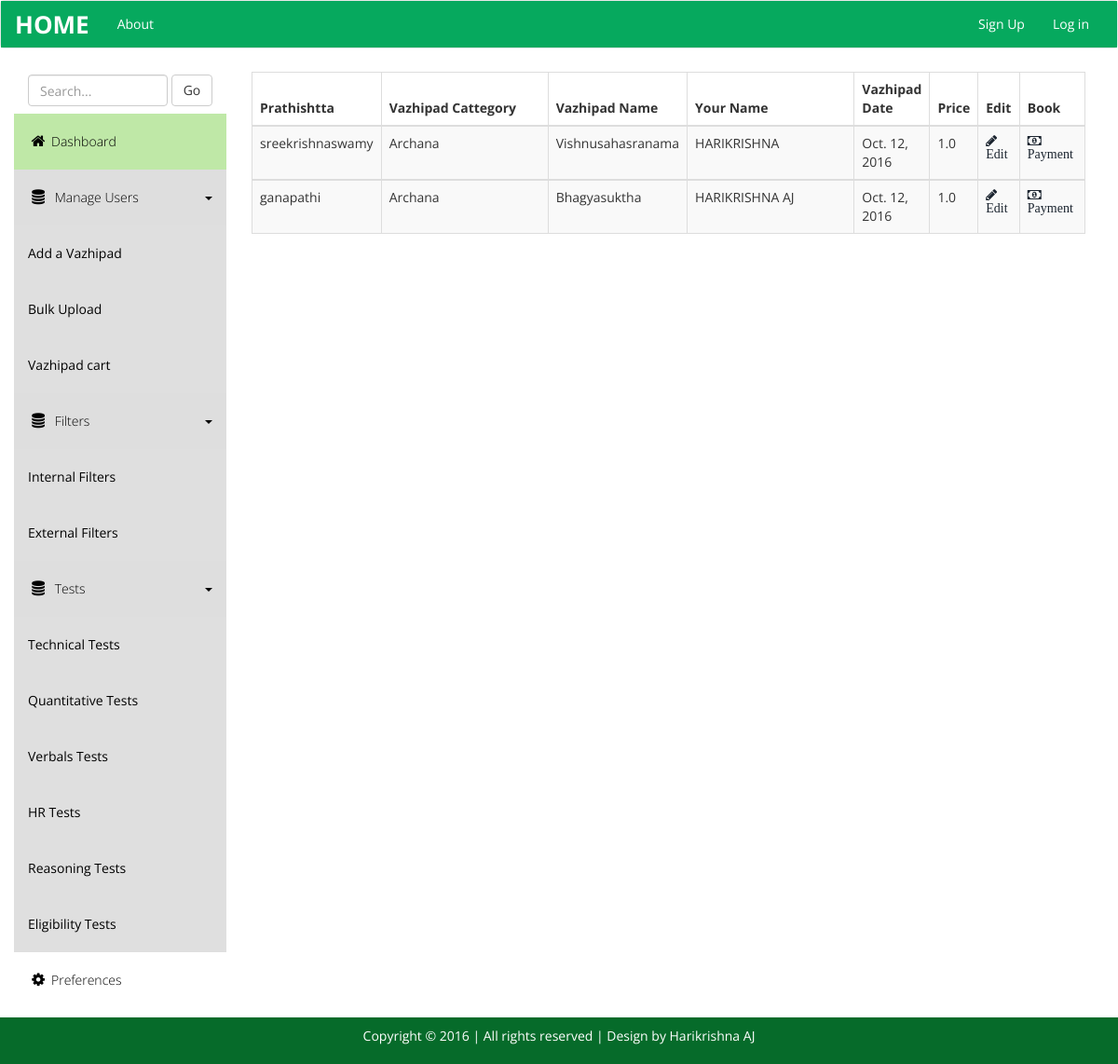
Page /register/list/ on the committed database.
### registration/models.py (models this page shows)
class Student(models.Model):
    aums_id = models.CharField(_('Prathishtta'),  max_length=32, choices=Prathishtta, blank=False, unique=True,primary_key=True)
    name = models.CharField(_('Vazhipad cattegory'), max_length=32, choices=Vazhipad_cattegory,blank=True, null=True)
    curr_course = models.CharField(_('Vazhipad'), max_length=32,choices= Archana ,blank=True, null=True,
                                  validators=[RegexValidator(regex='^[A-Za-z]*$')])
    branch = models.CharField(_('Your Name'), max_length=32, blank=True, null=True)
    tenth_mark = models.DateField(_('Vazhipad Date'), null=True)
    twelth_mark = models.FloatField( _('Price'), blank=True, null=True)
    Objects = StudentManager()

### registration/views.py (the view)
class StudentListView(LoginRequiredMixin,ListView):
    template_name = 'register/cirstaff/list.html'
    def get_queryset(self):
        return Student.Objects.all()

### registration/templates/register/cirstaff/list.html
{% extends "static/base_dash.html" %}
{% load staticfiles %}
{% block body %}
<div class="container">
    <div class="templatemo-content-wrapper">
        <div class="templatemo-content">
  <div class="row">
      <div class="table-responsive">
          <table class="table table-bordered table-striped table-hover d">
              {% if object_list %}
              <thead>
                  <tr>
                        <th>Prathishtta</th>
                        <th style="width:180px">Vazhipad Cattegory</th>
                        <th>Vazhipad Name</th>
                        <th style="width:180px">Your Name</th>
                       <th>Vazhipad Date</th>
                        <th>Price</th>
                        <th>Edit</th>
                        <th>Book</th>
                  </tr>
              </thead>
              <tbody>
              {% for student in object_list %}
              <tr>
                    <td> {{ student.aums_id }} </td>
                    <td> {{ student.name }} </td>
                    <td> {{ student.curr_course }} </td>
                    <td> {{ student.branch }} </td>
                    <td> {{ student.tenth_mark }} </td>
                    <td> {{ student.twelth_mark }} </td>
                    <td><a href="{% url 'student_profile_update' student.aums_id %}"  ><i class="fa fa-pencil fa-pull-left"> Edit</i></a></td>
                    <td><a href="{% url 'student_profile_update' student.aums_id %}"  ><i class="fa fa-money fa-pull-left"> Payment</i></a></td>
              </tr>
              </tbody>
              {% endfor %}
              {% else %}
              <div class="alert alert-danger" style="text-align: center">
								 Your Vazhipad Cart is Empty !....
						 	</div>
              {% endif%}
          </table>
      </div>
  </div>
</div>
    </div>
    </div>
{% endblock body %}

### media/css/templatemo_main.css (style rules this page uses)
* { font-family: 'Open Sans', sans-serif; }
body { background-color: rgb(235,235,235); }
.templatemo-content-wrapper { float: left; width: 100%; }
.templatemo-content { margin-left: 235px; margin-top: 0px; min-height: 600px; padding: 25px 20px 0 20px; background-color: white; overflow-x: hidden; }
* { margin :0; }
html, body { height: 100%; }

### rows in the picture
Student: aums_id "sreekrishnaswamy", name "Archana", curr_course "Vishnusahasranama", branch "HARIKRISHNA", tenth_mark "Oct. 12, 2016", twelth_mark "1.0"
Student: aums_id "ganapathi", name "Archana", curr_course "Bhagyasuktha", branch "HARIKRISHNA AJ", tenth_mark "Oct. 12, 2016", twelth_mark "1.0"
